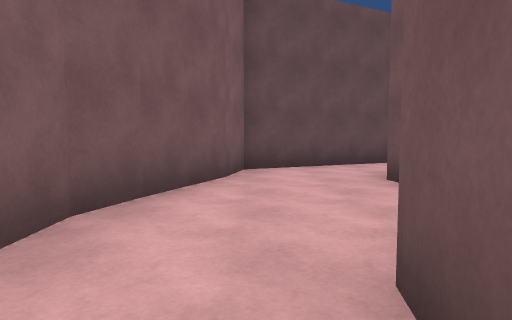
View 1 (above)

17 first-person views from a walk through a Unity game level. The camera is 1.2 m above the floor, tilts 4° down and sees 75° across. The floor is counted in squares, 2 m on a side. Each view is taken from the middle of a square. On the plan, view 1 faces up. The plan holds only what a view shows up to about 10 squares ahead; the rest is blank. The place goes on beyond the plan. The player is left out.

View 2
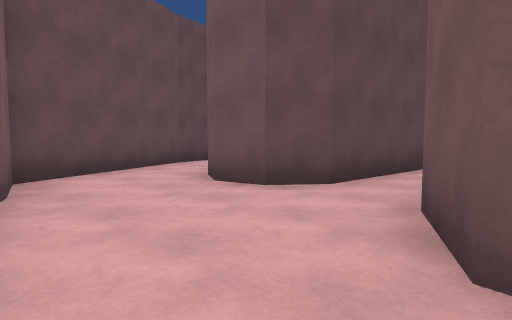

View 3
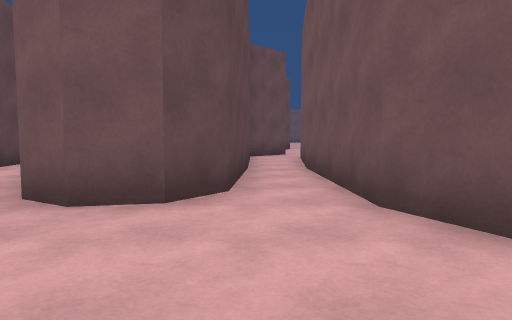

View 4
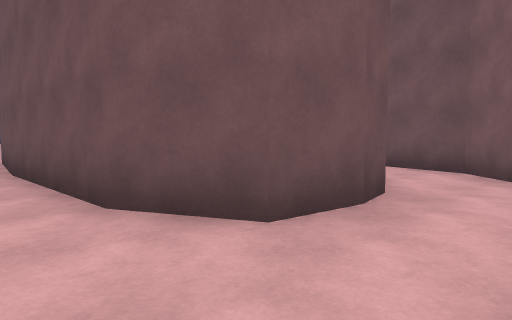

View 5
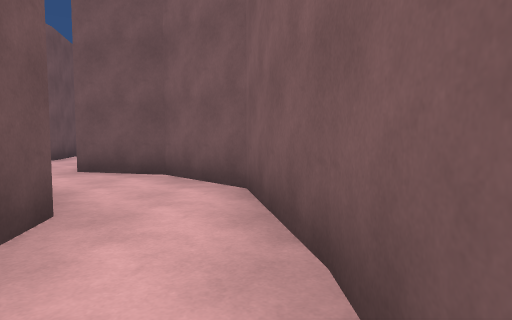

View 6
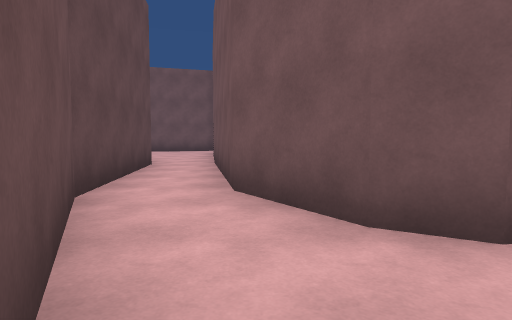

View 7
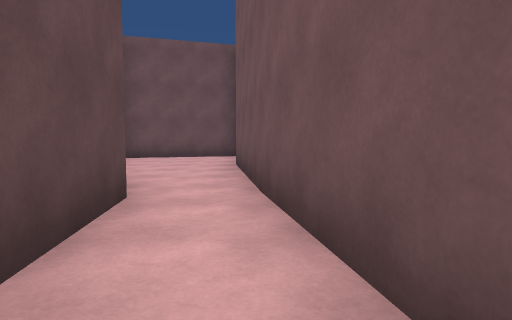

View 8
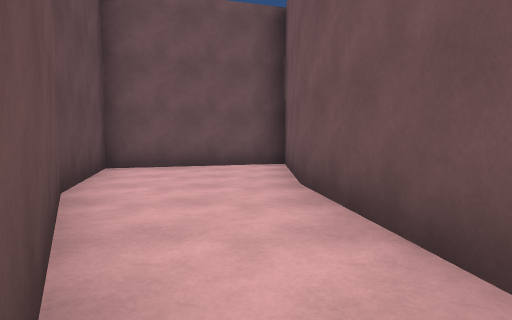

View 9
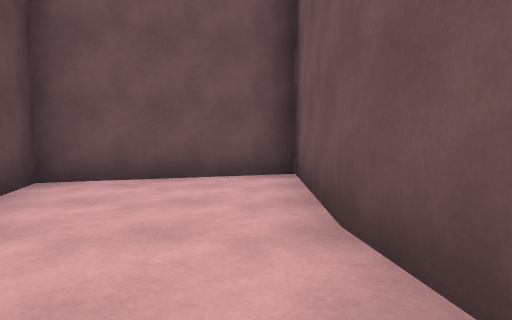

View 10
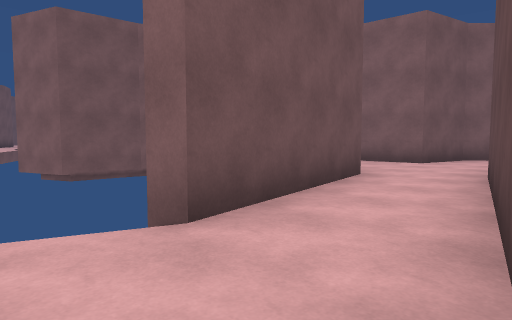

View 11
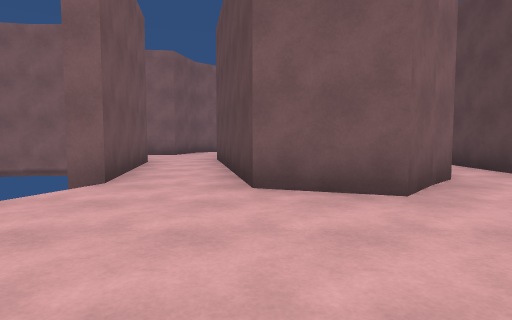

View 12
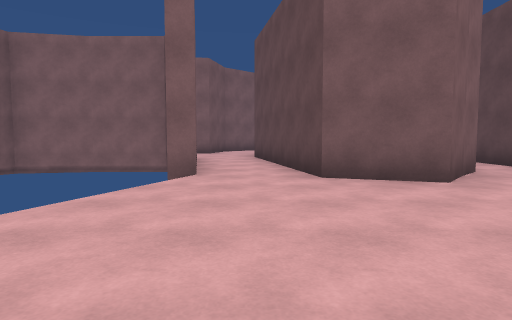

View 13
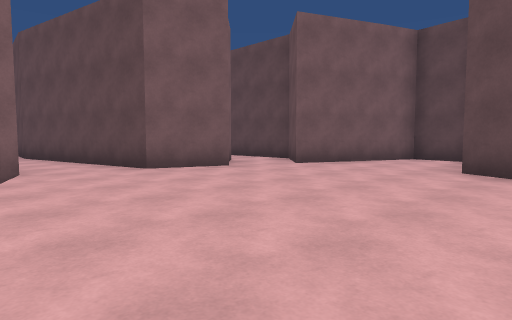

View 14
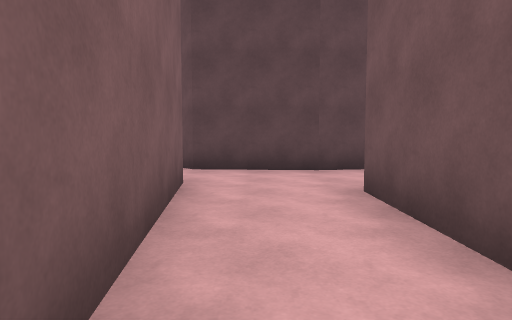

View 15
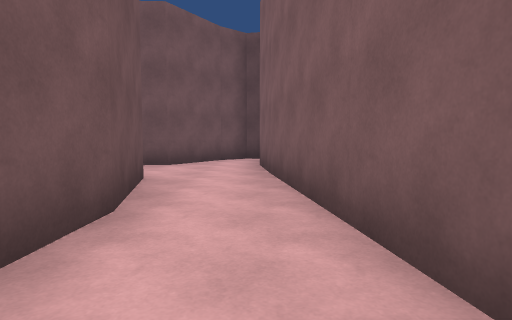

View 16
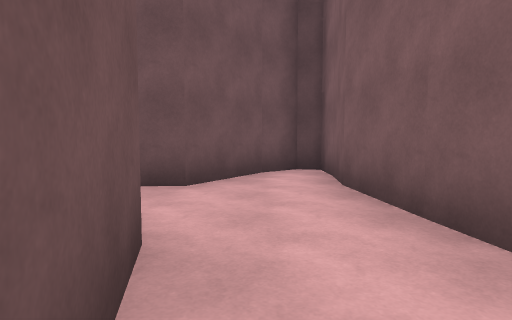

View 17
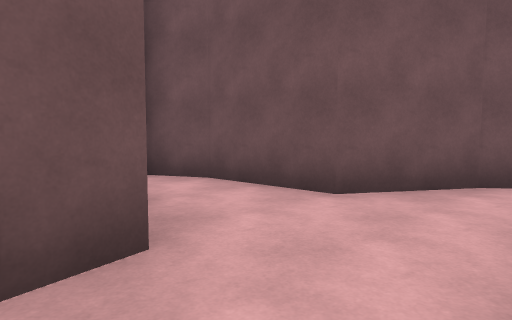

### Floor plan
Ten units are one square. View 1 is at (0, 0); x grows to the right and y downward. Boxes are objects, and circles mark ways between rooms. Rooms are numbered by the first view taken in them; rooms with no view inside come last. Other rooms are left out.
<svg viewBox="-19 -113 204 249">
<path fill="none" stroke="#000" d="M5 5 4 -2 6 -13 18 -19 54 -20M-13 -6 -9 18 4 32 20 37M-4 -50 -14 -26 -13 -5M18 19 16 16M52 -20 82 -18M-2 -61 -5 -49M77 -30 27 -33 20 -38 18 -46 22 -53M37 -64 76 -69M22 -53 37 -63M64 -82 33 -78 -2 -61M105 -101 73 -83 64 -82M112 -74 144 -74 133 -108 104 -100M76 -69 113 -74M143 -18 135 -23M87 29 88 34M89 -11 97 -5 91 10M129 -51 117 -53 103 -20M46 88 41 66M41 68 42 43M29 110 28 121M28 120 28 130 32 131 39 125M39 126 49 110 69 110 80 105M20 37 30 111M42 21 18 19M52 18 40 21M91 10 52 18M49 36 87 29"/>
<circle cx="5" cy="-45" r="3" fill="#2a7"/>
<circle cx="20" cy="30" r="3" fill="#2a7"/>
<circle cx="70" cy="-70" r="3" fill="#2a7"/>
<circle cx="90" cy="20" r="3" fill="#2a7"/>
<circle cx="50" cy="30" r="3" fill="#2a7"/>
<text x="10" y="-20">1</text>
<text x="30" y="-70">2</text>
<text x="110" y="-90">3</text>
<text x="180" y="50">4</text>
<text x="40" y="80">5</text>
<text x="70" y="20">6</text>
</svg>
Room 1 opens to room 2. Room 1 opens to room 5. Room 2 opens to room 3. Room 4 opens to room 6. Room 5 opens to room 6.

Where each view was taken, in squares from view 1:
view 1: 0 up, 0 right, facing up
view 2: 1 up, 1 left, facing up-right
view 3: 3 up, 1 left, facing right
view 4: 3 up, 1 left, facing down-right
view 5: 2 up, 1 left, facing down
view 6: 6 up, 0 right, facing right
view 7: 7 up, 4 right, facing right
view 8: 8 up, 7 right, facing right
view 9: 8 up, 9 right, facing right
view 10: 1 down, 10 right, facing down-left
view 11: 1 down, 13 right, facing left
view 12: 2 down, 14 right, facing left
view 13: 4 down, 15 right, facing up-left
view 14: 8 down, 3 right, facing up
view 15: 4 down, 3 right, facing down
view 16: 7 down, 4 right, facing down
view 17: 8 down, 3 right, facing down-right
